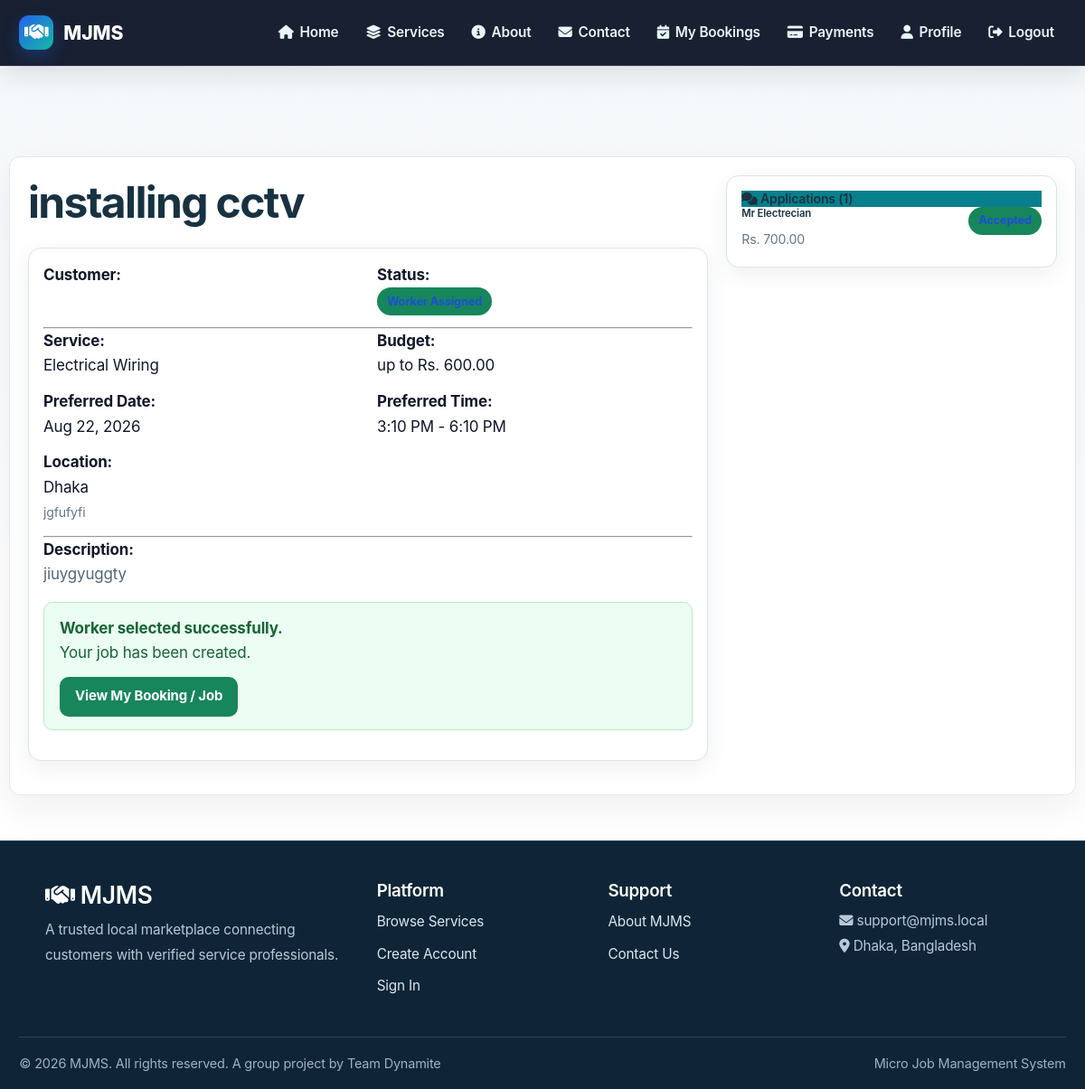
Screenshot of /bookings/requests/8/ (signed in) with the database file from the repository.
### bookings/models.py (models this page shows, shortened)
class ServiceRequest(models.Model):
    STATUS_CHOICES = [
        ('OPEN', 'Open - Accepting Applications'),
        ('REVIEWING', 'Reviewing Applications'),
        ('ASSIGNED', 'Worker Assigned'),
        ('IN_PROGRESS', 'In Progress'),
        ('COMPLETED', 'Completed'),
        ('CANCELLED', 'Cancelled'),
    ]
    customer = models.ForeignKey(
        settings.AUTH_USER_MODEL,
        on_delete=models.CASCADE,
        related_name='service_requests'
    )
    service = models.ForeignKey(
        Service,
        on_delete=models.CASCADE,
        related_name='service_requests'
    )
    title = models.CharField(max_length=200, help_text="Brief title of the service needed")
    description = models.TextField()
    problem_photo = models.ImageField(
        upload_to='service_request_photos/',
        blank=True,
        null=True,
        help_text='Optional photo showing the problem'
    )
    location = models.CharField(max_length=255)
    address = models.TextField()
    preferred_date = models.DateField()
    preferred_time_start = models.TimeField(null=True, blank=True)
    preferred_time_end = models.TimeField(null=True, blank=True)
    budget_min = models.DecimalField(max_digits=10, decimal_places=2, null=True, blank=True)
    budget_max = models.DecimalField(max_digits=10, decimal_places=2, null=True, blank=True)
    status = models.CharField(
        max_length=20,
        choices=STATUS_CHOICES,
        default='OPEN'
    )
    created_at = models.DateTimeField(auto_now_add=True)
    updated_at = models.DateTimeField(auto_now=True)
    class Meta:
        ordering = ['-created_at']
        indexes = [
            models.Index(fields=['customer', '-created_at']),
            models.Index(fields=['status', '-created_at']),
            models.Index(fields=['preferred_date']),
        ]

class JobApplication(models.Model):
    STATUS_CHOICES = [
        ('PENDING', 'Pending Review'),
        ('ACCEPTED', 'Accepted'),
        ('REJECTED', 'Rejected'),
        ('WITHDRAWN', 'Withdrawn by Worker'),
    ]
    service_request = models.ForeignKey(
        ServiceRequest,
        on_delete=models.CASCADE,
        related_name='job_applications'
    )
    worker = models.ForeignKey(
        settings.AUTH_USER_MODEL,
        on_delete=models.CASCADE,
        related_name='job_applications'
    )
    proposed_price = models.DecimalField(max_digits=10, decimal_places=2)
    estimated_duration = models.DurationField(help_text="Estimated time to complete the job")
    proposal_message = models.TextField(
        blank=True,
        help_text="Optional message explaining why you're the best choice for this job"
    )
    can_start_date = models.DateField(help_text="When you can start working")
    agreed_to_schedule = models.BooleanField(
        default=False,
        help_text="Worker agrees to the customer's requested date and time"
    )
    worker_rating_at_application = models.DecimalField(
        max_digits=3, decimal_places=2, default=0
    )
    worker_completed_jobs = models.PositiveIntegerField(default=0)
    status = models.CharField(
        max_length=20,
        choices=STATUS_CHOICES,
        default='PENDING'
    )
    created_at = models.DateTimeField(auto_now_add=True)
    updated_at = models.DateTimeField(auto_now=True)
    class Meta:
        ordering = ['-created_at']
        unique_together = ['service_request', 'worker']  # Worker can only apply once
        indexes = [
            models.Index(fields=['service_request', 'status']),
            models.Index(fields=['worker', 'status']),
        ]

### services/models.py (models this page shows, shortened)
class Service(models.Model):
    name = models.CharField(max_length=100)
    category = models.ForeignKey(
        Category,
        on_delete=models.CASCADE,
        related_name='services',
        help_text='The category this service belongs to'
    )
    description = models.TextField()
    price = models.DecimalField(max_digits=10, decimal_places=2)
    image = models.ImageField(upload_to='service_images/')
    duration = models.CharField(max_length=50, help_text='Estimated duration (e.g., "2 hours")')
    location = models.CharField(max_length=100, blank=True, null=True)
    featured = models.BooleanField(default=False)
    is_available = models.BooleanField(default=True)
    created_at = models.DateTimeField(auto_now_add=True)
    updated_at = models.DateTimeField(auto_now=True)
    class Meta:
        ordering = ['category__name', 'name']
        indexes = [
            models.Index(fields=['category', 'is_available']),
        ]

### accounts/models.py (models this page shows, shortened)
class CustomUser(AbstractBaseUser, PermissionsMixin):
    ROLE_CHOICES = (
        ('customer', 'Customer'),
        ('worker', 'Worker'),
        ('admin', 'Admin'),
    )
    first_name = models.CharField(max_length=150, blank=True)
    last_name = models.CharField(max_length=150, blank=True)
    email = models.EmailField(unique=True)
    is_staff = models.BooleanField(default=False)
    is_active = models.BooleanField(default=True)
    date_joined = models.DateTimeField(auto_now_add=False, null=True)
    objects = CustomUserManager()
    USERNAME_FIELD = 'email'
    REQUIRED_FIELDS = []
    def __init__(self, *args, **kwargs):
        legacy_verified = kwargs.pop('is_verified_worker', None)
        if legacy_verified is not None:
            kwargs['worker_status'] = 'APPROVED' if legacy_verified else 'PENDING'
        super().__init__(*args, **kwargs)
    WORKER_STATUS_CHOICES = [
        ('PENDING', 'Pending Approval'),
        ('APPROVED', 'Approved'),
        ('REJECTED', 'Rejected'),
        ('BLOCKED', 'Blocked'),
    ]
    CUSTOMER_STATUS_CHOICES = [
        ('ACTIVE', 'Active'),
        ('BLOCKED', 'Blocked'),
    ]
    role = models.CharField(max_length=20, choices=ROLE_CHOICES, default='customer')
    phone = models.CharField(max_length=15, blank=True, null=True)
    address = models.TextField(blank=True, null=True)
    city = models.CharField(max_length=100, blank=True, null=True)
    profile_picture = models.ImageField(
        upload_to='profile_pictures/',
        blank=True,
        null=True
    )
    preferred_contact_method = models.CharField(
        max_length=20,
        choices=(
            ('Email', 'Email'),
            ('SMS', 'SMS'),
        ),
        default='Email'
    )
    receive_notifications = models.BooleanField(default=True)
    is_blocked = models.BooleanField(default=False)
    worker_status = models.CharField(
        max_length=20,
        choices=WORKER_STATUS_CHOICES,
        default='PENDING',
        null=True,
        blank=True,
        help_text="Status for worker accounts only"
    )
    customer_status = models.CharField(
        max_length=20,
        choices=CUSTOMER_STATUS_CHOICES,
        default='ACTIVE',
        null=True,
        blank=True,
        help_text="Status for customer accounts only"
    )
    created_at = models.DateTimeField(auto_now_add=True, null=True)
    updated_at = models.DateTimeField(auto_now=True)
    def get_full_name(self):
        return f'{self.first_name} {self.last_name}'.strip()
    @property
    def is_verified_worker(self):
        """Backward-compatible alias for the worker approval status."""
        return self.role == 'worker' and self.worker_status == 'APPROVED'
    class Meta:
        indexes = [
            models.Index(fields=['role', 'created_at']),
            models.Index(fields=['is_blocked']),
        ]

### bookings/views.py (the view)
# urls.py: path('requests/<int:pk>/', views.service_request_detail, name='service_request_detail'),
@login_required
def service_request_detail(request, pk):
    service_request = get_object_or_404(ServiceRequest, pk=pk)
    if request.user.role == 'admin':
        messages.warning(request, 'Admins cannot access the customer/worker request workflow.')
        return redirect('dashboard_home')
    if request.user.role == 'customer' and service_request.customer != request.user:
        messages.error(request, 'You do not have permission to view this request.')
        return redirect('service_request_list')
    if request.user.role == 'customer':
        applications = service_request.job_applications.select_related('worker').all()
        worker_application = None
    else:
        applications = service_request.job_applications.filter(worker=request.user)
        worker_application = applications.first()
    context = {
        'service_request': service_request,
        'applications': applications,
        'worker_application': worker_application,
    }
    return render(request, 'bookings/service_request_detail.html', context)

### templates/bookings/service_request_detail.html (shortened to what this page needs)
{% extends "base.html" %}
{% load static %}
{% block content %}
<div class="container" style="margin-top: 100px; margin-bottom: 50px;">
    <div class="row">
        <div class="col-md-8">
            <h1 style="margin-bottom: 20px;">{{ service_request.title }}</h1>
            <div class="card shadow-sm mb-4">
                <div class="card-body">
                    <div class="row mb-3">
                        <div class="col-md-6">
                            <strong>Customer:</strong><br>
                        </div>
                        <div class="col-md-6">
                            <strong>Status:</strong><br>
                            <span class="badge bg-{% if service_request.status == 'OPEN' %}info{% elif service_request.status == 'ASSIGNED' %}success{% elif service_request.status == 'COMPLETED' %}secondary{% else %}warning{% endif %}">
                            </span>
                        </div>
                    </div>
                    <hr>
                    <div class="row mb-3">
                        <div class="col-md-6">
                            <strong>Service:</strong><br>
                            {% if service_request.service %}
                                {{ service_request.service.name }}
                            {% else %}
                                Not specified
                            {% endif %}
                        </div>
                        <div class="col-md-6">
                            <strong>Budget:</strong><br>
                            {% if service_request.budget_min and service_request.budget_max %}
                                Rs. {{ service_request.budget_min }} - {{ service_request.budget_max }}
                            {% elif service_request.budget_max %}
                                up to Rs. {{ service_request.budget_max }}
                            {% else %}
                                Not specified
                            {% endif %}
                        </div>
                    </div>
                    <div class="row mb-3">
                        <div class="col-md-6">
                            <strong>Preferred Date:</strong><br>
                            {{ service_request.preferred_date|date:"M d, Y" }}
                        </div>
                        <div class="col-md-6">
                            <strong>Preferred Time:</strong><br>
                            {% if service_request.preferred_time_start %}
                                {{ service_request.preferred_time_start|time:"g:i A" }}
                                {% if service_request.preferred_time_end %}
                                    - {{ service_request.preferred_time_end|time:"g:i A" }}
                                {% endif %}
                            {% else %}
                                Not specified
                            {% endif %}
                        </div>
                    </div>
                    <div class="row mb-3">
                        <div class="col-md-12">
                            <strong>Location:</strong><br>
                            {{ service_request.location }}<br>
                            <small class="text-muted">{{ service_request.address }}</small>
                        </div>
                    </div>
                    <hr>
                    <div>
                        <strong>Description:</strong><br>
                        <p>{{ service_request.description }}</p>
                    </div>
                    {% if request.user.role == 'customer' and service_request.status == 'ASSIGNED' %}
                        {% if service_request.job %}
                            <div class="alert alert-success mt-4">
                                <strong>Worker selected successfully.</strong><br>
                                Your job has been created.
                                <div class="mt-3">
                                    <a href="{% url 'job_detail' service_request.job.pk %}" class="btn btn-success">
                                        View My Booking / Job
                                    </a>
                                </div>
                            </div>
                        {% endif %}
                    {% endif %}
                </div>
            </div>
        </div>
        <div class="col-md-4">
            <div class="card shadow-sm">
                <div class="card-header bg-primary text-white">
                    <h5 class="card-title mb-0">
                        <i class="fas fa-comments"></i> Applications ({{ applications.count }})
                    </h5>
                </div>
                <div class="card-body">
                    {% if applications %}
                        <div class="list-group">
                            {% for application in applications %}
                                <div class="list-group-item">
                                    <div class="d-flex justify-content-between align-items-start">
                                        <div>
                                            <h6 class="mb-1">
                                                {% if application.worker.worker_profile %}
                                                    {{ application.worker.get_full_name }}
                                                {% else %}
                                                    {{ application.worker.email }}
                                                {% endif %}
                                            </h6>
                                            <small class="text-muted">
                                                Rs. {{ application.proposed_price }}
                                            </small>
                                        </div>
                                        <span class="badge bg-{% if application.status == 'PENDING' %}warning{% elif application.status == 'ACCEPTED' %}success{% elif application.status == 'REJECTED' %}danger{% else %}secondary{% endif %}">
                                        </span>
                                    </div>
                                </div>
                            {% endfor %}
                        </div>
                    {% else %}
                        <p class="text-muted text-center">No applications yet</p>
                    {% endif %}
                </div>
            </div>
        </div>
    </div>
</div>
{% endblock %}

### rows the page displays
ServiceRequest: title "installing cctv", service.name "Electrical Wiring", budget_max "600.00", preferred_date "Aug 22, 2026", preferred_time_start "3:10 PM", preferred_time_end "6:10 PM", location "Dhaka", address "jgfufyfi", description "jiuygyuggty"
JobApplication: worker.get_full_name "Mr Electrecian", proposed_price "700.00"

### other values shown
{{ applications.count }} "1"
